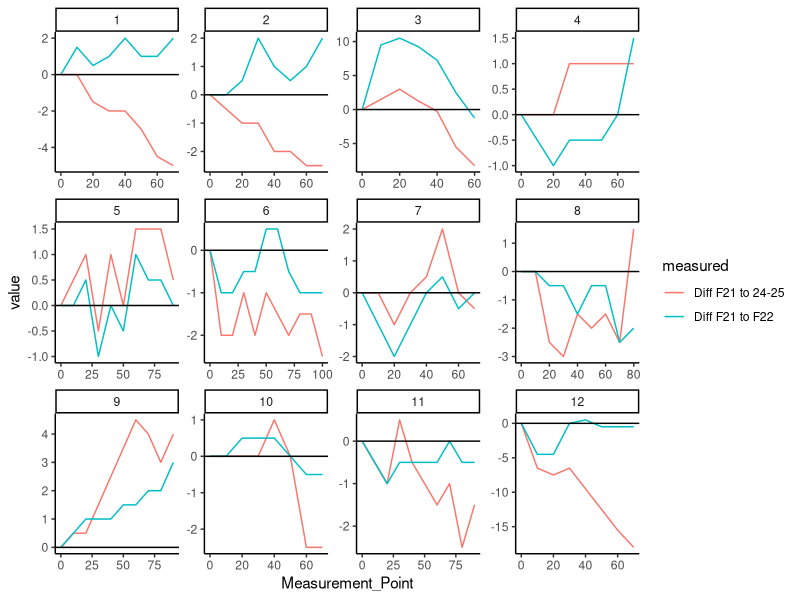
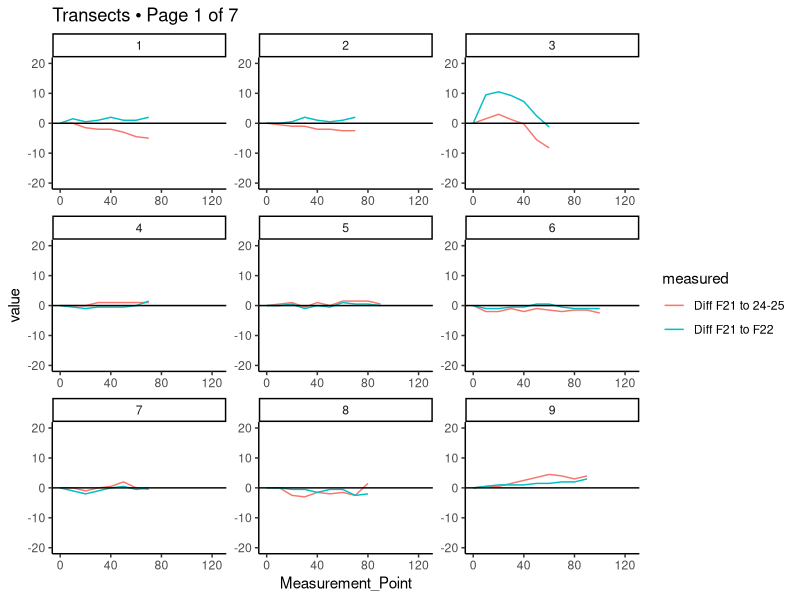
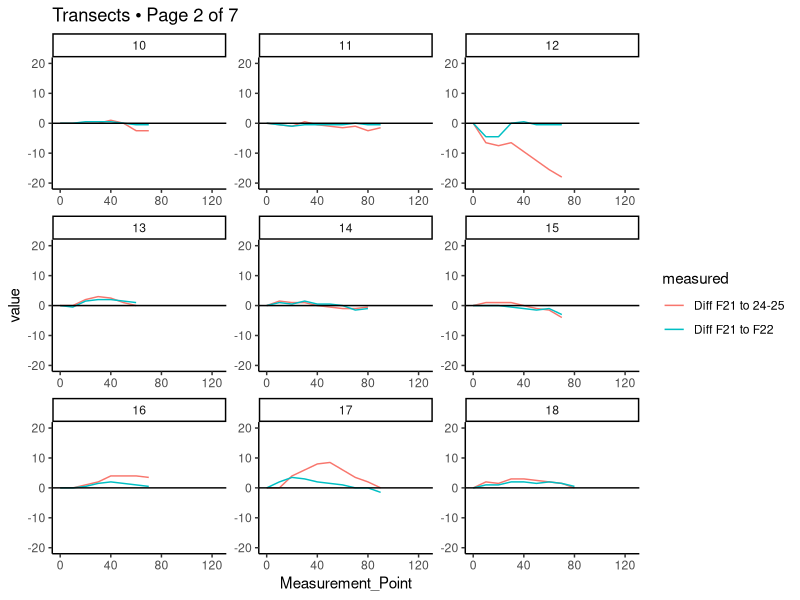
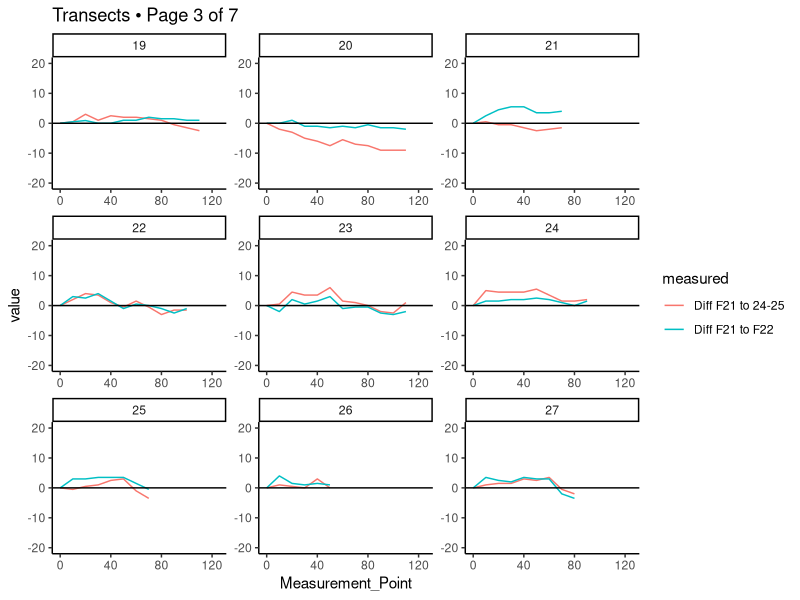
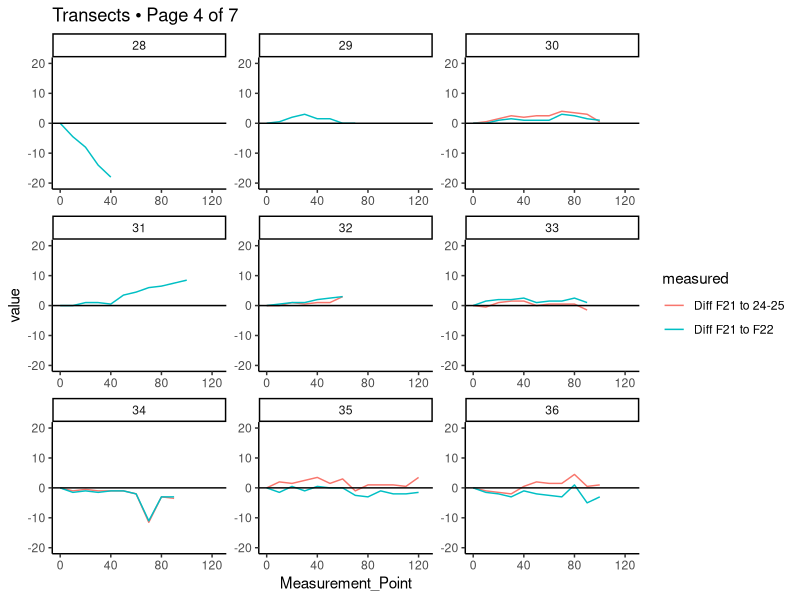
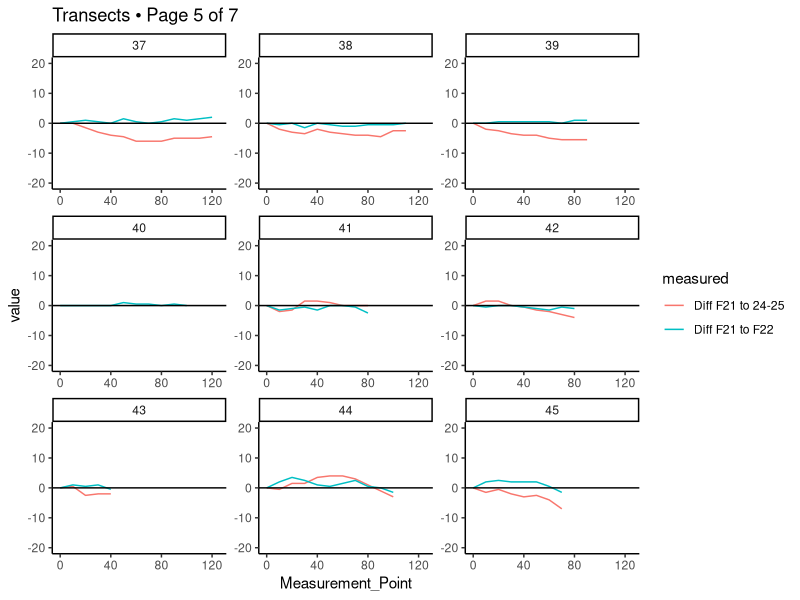
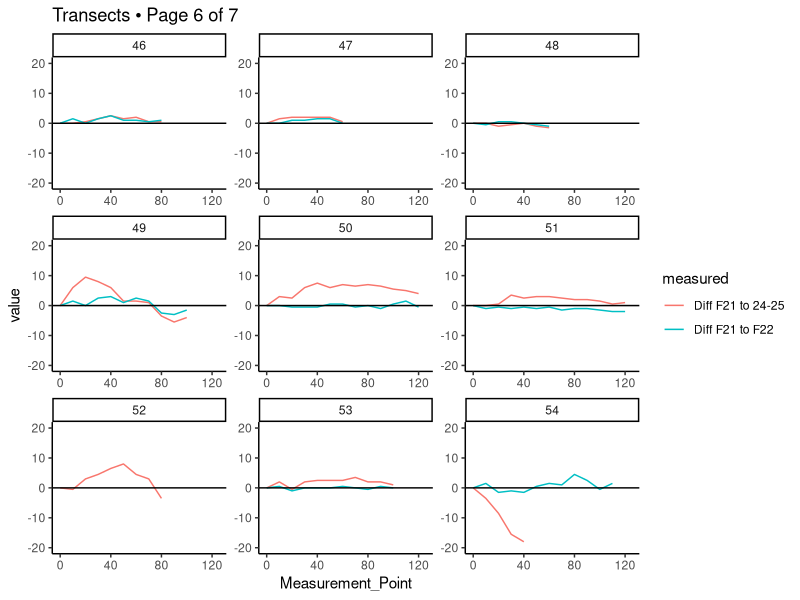
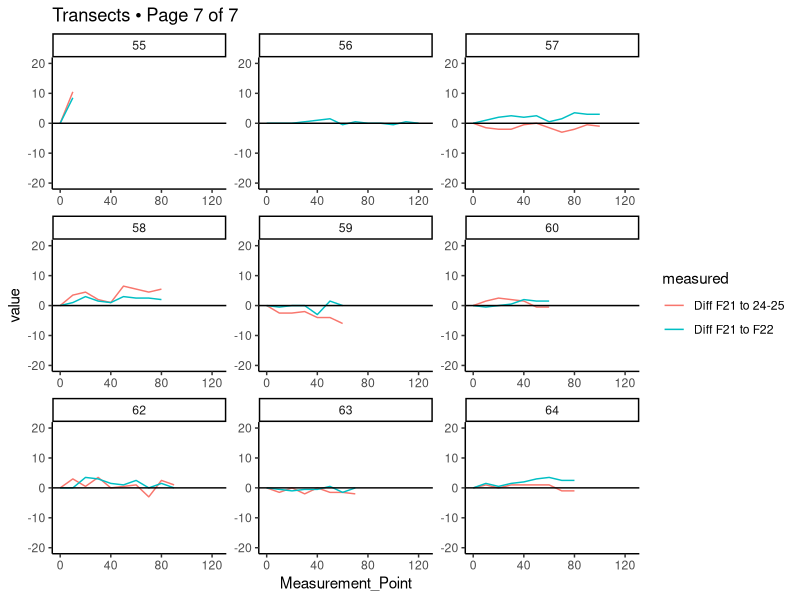

Write the R code that produced these figures, in order.
## ---- chunk 1
library(tidyverse)
library(ggforce)
diffs <- read_csv("diff_at_each_measurement.csv")

diffs <- diffs |> 
  mutate(measured = case_when(
    name == "F2021_to_S2022" ~ "Diff F21 to F22",
    name == "F2021_to_F2024" ~ "Diff F21 to 24-25",
    name == "F2021_to_S2025" ~ "Diff F21 to 24-25"
  )) 

diffs <- diffs |>
  group_by(Transect)|>
  mutate(Raw_meas_point = Measurement_Point)|>
  mutate(Measurement_Point =
           Measurement_Point - Measurement_Point[1])
## ---- chunk 2

diffs |>
  drop_na(value, measured) |>
  filter(Transect <= 12) |>
ggplot(aes(x = Measurement_Point, 
                      y = value,
                      color = measured))+
  geom_line()+
  geom_hline(yintercept = 0)+
  facet_wrap(facets = "Transect",scales = "free" )+
  theme_classic()
## ---- chunk 3
# ---- settings ----
out_file <- "transects_3x3_pages.pdf"  # output PDF
nrow_grid <- 3
ncol_grid <- 3
per_page  <- nrow_grid * ncol_grid

# total number of pages required
n_pages <- ceiling(n_distinct(diffs$Transect) / per_page)

# open PDF device
pdf(out_file, width = 10, height = 8)

for (i in seq_len(n_pages)) {
  p <- diffs |>
    drop_na(value, measured) |>
    ggplot(aes(x = Measurement_Point,
               y = value,
               color = measured)) +
    geom_line() +
    geom_hline(yintercept = 0) +
    ggforce::facet_wrap_paginate(
      facets = vars(Transect),
      scales = "free",
      nrow = nrow_grid, ncol = ncol_grid,
      page = i
    ) +
    scale_y_continuous(limits = c(-20, 20)) +  # y axis fixed
    scale_x_continuous(limits = c(0, 125)) +  # y axis fixed
    theme_classic() +
    ggtitle(paste("Transects • Page", i, "of", n_pages))

  print(p)  # one page per plot
}

dev.off()

cat("Saved:", normalizePath(out_file), "\n")
## ---- chunk 4
library(ggplot2)
library(ggforce)
library(dplyr)

totchange <- read_csv("total change by transect in cm2.csv")

# ---- inputs ----
# diffs: long data with columns Transect, Measurement_Point, value, measured
# erosion_df: per-transect totals with columns Transect, erosion

out_file  <- "transects_3x3_pages.pdf"
nrow_grid <- 3
ncol_grid <- 3
per_page  <- nrow_grid * ncol_grid

# make sure we only label transects that exist in diffs (and order them)
transect_levels <- diffs |> distinct(Transect) |> arrange(Transect) |> pull(Transect)

# build a named vector mapping Transect -> label text for the facet strips
lab_tbl <- totchange |>
  filter(Transect %in% transect_levels) |>
  mutate(.lab = paste0("Transect ", Transect, "\nErosion (cm2) F21-F24_25: ", round(F2021_to_F2024_cm2, 2)))

lab_map <- setNames(lab_tbl$.lab, lab_tbl$Transect)


n_pages <- ceiling(length(transect_levels) / per_page)

pdf(out_file, width = 10, height = 8)

for (i in seq_len(n_pages)) {
  p <- diffs |>
    drop_na(value, measured) |>
    ggplot(aes(x = Measurement_Point, y = value, color = measured)) +
    geom_line() +
    geom_hline(yintercept = 0) +
    ggforce::facet_wrap_paginate(
      facets  = vars(Transect),
      labeller = labeller(Transect = lab_map),  # <<< add erosion in strip
      scales  = "free_x",
      nrow    = nrow_grid,
      ncol    = ncol_grid,
      page    = i
    ) +
    coord_cartesian(ylim = c(-20, 20)) +        # keep y fixed to [-20, 20] without dropping data
    theme_classic() +
    ggtitle(paste("Transects • Page", i, "of", n_pages))

  print(p)
}

dev.off()

cat("Saved:", normalizePath(out_file), "\n")
